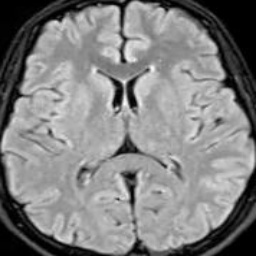
#> input picture dataset/Brain MRI Images/Train/Normal/Normal (101).jpg, 256 x 256 px
$ python -i segmentation.py   (imports and definitions only)
#> lines starting #> are read from the running program, lines starting #| are printed output that depends on the picture; after the words box and inside, x2 and y2 are one past the last pixel; in counts of white or black regions, pixels touching at a corner belong together
#> further down, picture is the input picture: shape (256, 256); min 0, max 253, mean 129.1
import cv2
import numpy as np
from typing import List, Dict, Tuple

def segment_image(img: np.ndarray, method: str = 'otsu', adaptive_blocksize: int = 35, adaptive_C: int = 5,
morph_open: int = 3, morph_close: int = 5, min_area_px: int = 50) -> np.ndarray:
#> called with method = 'otsu', adaptive_blocksize = 35, adaptive_C = 5, morph_open = 3, morph_close = 5, min_area_px = 50
    gray = img.copy()
    if method == 'adaptive':
        bs = adaptive_blocksize if adaptive_blocksize % 2 == 1 else adaptive_blocksize + 1
        mask = cv2.adaptiveThreshold(gray, 255, cv2.ADAPTIVE_THRESH_GAUSSIAN_C,
                                        cv2.THRESH_BINARY, bs, adaptive_C)
    elif method == 'threshold':
        th = int(np.mean(gray) + np.std(gray)*0.5)
        _, mask = cv2.threshold(gray, th, 255, cv2.THRESH_BINARY)
    else:
        _, mask = cv2.threshold(gray, 0, 255, cv2.THRESH_BINARY + cv2.THRESH_OTSU)
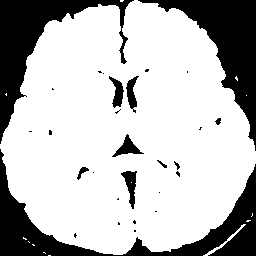
#> mask: shape (256, 256); 73.4% white; 29 black regions (18 under 20 px), largest, box (x1, y1, x2, y2) and area: (0, 149, 256, 256) 6081, (138, 0, 256, 151) 5156, (0, 0, 134, 144) 4920

    # invert if foreground too large
    if np.sum(mask==255) > 0.5 * mask.size:
        mask = cv2.bitwise_not(mask)

    kernel_open = cv2.getStructuringElement(cv2.MORPH_ELLIPSE, (morph_open, morph_open))
    kernel_close = cv2.getStructuringElement(cv2.MORPH_ELLIPSE, (morph_close, morph_close))
    mask = cv2.morphologyEx(mask, cv2.MORPH_OPEN, kernel_open)
#> mask: shape (256, 256); 26.4% white; 18 white regions (6 under 20 px), largest, box (x1, y1, x2, y2) and area: (139, 0, 256, 146) 5146, (0, 0, 133, 142) 4784, (122, 166, 256, 256) 3068
    mask = cv2.morphologyEx(mask, cv2.MORPH_CLOSE, kernel_close)
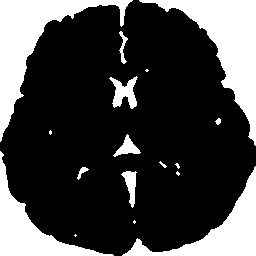
#> mask: shape (256, 256); 26.7% white; 17 white regions (6 under 20 px), largest, box (x1, y1, x2, y2) and area: (139, 0, 256, 146) 5163, (0, 0, 133, 142) 4808, (122, 166, 256, 256) 3217

    # remove small components
    num_labels, labels, stats, centroids = cv2.connectedComponentsWithStats(mask, connectivity=8)
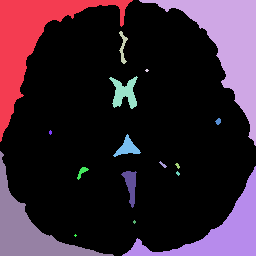
#> labels: shape (256, 256) int32; 18 distinct labels, from 0 to 17; one colour per label, 0 black
#> num_labels = 18; stats = 18 rows, first 6: [0, 0, 256, 256, 48008], [0, 0, 133, 142, 4808], [139, 0, 117, 146, 5163], [119, 31, 9, 33, 119], [145, 69, 4, 3, 8], [109, 76, 29, 33, 493]; centroids = 18 rows, first 8: [126.5, 131.9], [30.27, 39.74], [228.3, 43.63], [122.5, 46.9], [146.5, 70], [124, 92.34], [217.9, 121], [50, 132]
    final_mask = np.zeros_like(mask)
    for i in range(1, num_labels):
        area = stats[i, cv2.CC_STAT_AREA]
        if area >= min_area_px:
            final_mask[labels == i] = 255
#> this loop made 17 passes
#> area on passes 1, 2, 3, 5, 6, 8, 9, 10, 12, 13, 14: 4808, 5163, 119, 493, 28, 258, 3013, 21, 60, 3217, 288
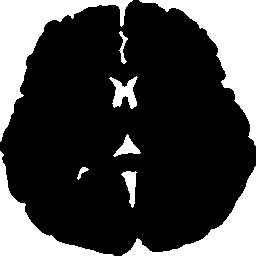
#> final_mask: shape (256, 256); 26.6% white; 9 white regions, largest, box (x1, y1, x2, y2) and area: (139, 0, 256, 146) 5163, (0, 0, 133, 142) 4808, (122, 166, 256, 256) 3217
    return final_mask

def measure_components(mask: np.ndarray, pixel_spacing_x: float = 1.0, pixel_spacing_y: float = 1.0) -> List[Dict]:
    comps = []
    num_labels, labels, stats, centroids = cv2.connectedComponentsWithStats(mask, connectivity=8)
    for i in range(1, num_labels):
        area_px = int(stats[i, cv2.CC_STAT_AREA])
        x = int(stats[i, cv2.CC_STAT_LEFT])
        y = int(stats[i, cv2.CC_STAT_TOP])
        w = int(stats[i, cv2.CC_STAT_WIDTH])
        h = int(stats[i, cv2.CC_STAT_HEIGHT])
        cx, cy = centroids[i]
        area_mm2 = area_px * pixel_spacing_x * pixel_spacing_y
        comps.append({
            'label': i,
            'area_px': area_px,
            'area_mm2': area_mm2,
            'bbox': (x, y, w, h),
            'centroid': (float(cx), float(cy))
        })
    return comps


def overlay_mask_on_image(img_gray: np.ndarray, mask: np.ndarray, color: Tuple[int,int,int]=(255,0,0), alpha: float=0.4) -> np.ndarray:
    img_rgb = cv2.cvtColor(img_gray, cv2.COLOR_GRAY2RGB)
    overlay = img_rgb.copy()
    overlay[mask==255] = color
    out = cv2.addWeighted(overlay, alpha, img_rgb, 1-alpha, 0)
    return out


def annotate_image(img_rgb: np.ndarray, components: List[Dict]) -> np.ndarray:
    out = img_rgb.copy()
    font = cv2.FONT_HERSHEY_SIMPLEX
    for comp in components:
        x,y,w,h = comp['bbox']
        area_px = comp['area_px']
        area_mm2 = comp['area_mm2']
        centroid = (int(comp['centroid'][0]), int(comp['centroid'][1]))
        cv2.rectangle(out, (x,y), (x+w, y+h), (0,255,0), 2)
        text = f"{area_px} px / {area_mm2:.1f} mm2"
        cv2.putText(out, text, (x, max(10,y-5)), font, 0.5, (0,255,0), 1, cv2.LINE_AA)
        cv2.circle(out, centroid, 3, (0,255,255), -1)
    return out

>>> import cv2
>>> picture = cv2.imread('../../dataset/Brain MRI Images/Train/Normal/Normal (101).jpg', cv2.IMREAD_GRAYSCALE)
>>> result = segment_image(picture)

$ run again, on dataset/Brain MRI Images/Train/Normal/Normal (104).jpg
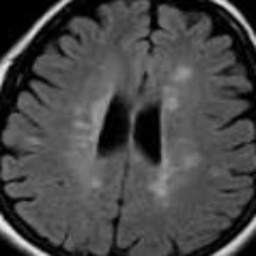
#> input picture dataset/Brain MRI Images/Train/Normal/Normal (104).jpg, 256 x 256 px
#> picture is the input picture: shape (256, 256); min 0, max 237, mean 71.8
#> in segment_image, `_, mask = cv2.threshold(gray, 0, 255, cv2.THRESH_BINARY + cv2.THRESH_O..`:
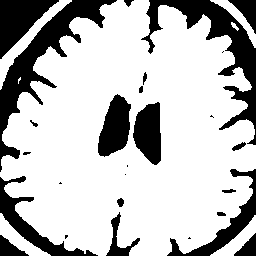
#> mask: shape (256, 256); 74.4% white; 27 black regions (8 under 20 px), largest, box (x1, y1, x2, y2) and area: (0, 0, 117, 172) 3901, (141, 0, 256, 145) 3702, (0, 0, 59, 59) 1736
#> labels: shape (256, 256) int32; 21 distinct labels, from 0 to 20
#> num_labels = 21; stats = 21 rows, first 6: [0, 0, 256, 256, 48727], [0, 0, 59, 59, 1734], [0, 0, 117, 160, 3921], [124, 0, 9, 7, 37], [143, 0, 113, 130, 3690], [228, 0, 28, 34, 427]; centroids = 21 rows, first 8: [130.2, 135.5], [18.88, 19.4], [41.11, 59.74], [127.8, 2.05], [217.8, 44.86], [246.7, 10.36], [144.5, 77], [140.6, 89.23]
#> the loop in segment_image, `for i in range(1, num_labels):` made 20 passes
#> area on passes 1 to 8: 1734, 3921, 37, 3690, 427, 26, 22, 2703
#> after the loop in segment_image, `for i in range(1, num_labels):`:
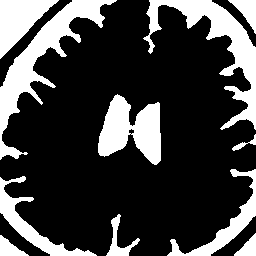
#> final_mask: shape (256, 256); 25.3% white; 11 white regions, largest, box (x1, y1, x2, y2) and area: (0, 0, 117, 160) 3921, (143, 0, 256, 130) 3690, (98, 94, 161, 165) 2703

$ run again, on dataset/Brain MRI Images/Train/Normal/Normal (105).jpg
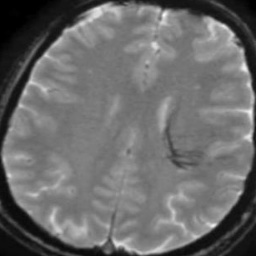
#> input picture dataset/Brain MRI Images/Train/Normal/Normal (105).jpg, 256 x 256 px
#> picture is the input picture: shape (256, 256); min 0, max 246, mean 107.1
#> in segment_image, `_, mask = cv2.threshold(gray, 0, 255, cv2.THRESH_BINARY + cv2.THRESH_O..`:
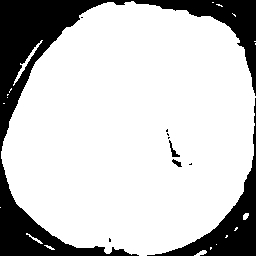
#> mask: shape (256, 256); 78% white; 10 black regions (6 under 20 px), largest, box (x1, y1, x2, y2) and area: (0, 0, 256, 256) 11244, (147, 98, 256, 256) 3063, (169, 140, 180, 157) 58, (172, 159, 182, 167) 39
#> in segment_image, `num_labels, labels, stats, centroids = cv2.connectedComponentsWithStat..`:
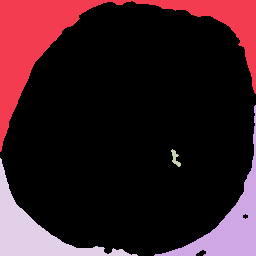
#> labels: shape (256, 256) int32; 5 distinct labels, from 0 to 4; one colour per label, 0 black
#> num_labels = 5; stats = [[0, 1, 256, 255, 50872], [0, 0, 256, 152, 8284], [154, 105, 102, 151, 3089], [171, 149, 10, 18, 80], [0, 158, 138, 98, 3211]]; centroids = [[133.2, 130], [90.35, 35.2], [230.5, 224.9], [175, 157.8], [33.4, 232.2]]
#> the loop in segment_image, `for i in range(1, num_labels):` made 4 passes
#> area on passes 1 to 4: 8284, 3089, 80, 3211

$ run again, on dataset/Brain MRI Images/Train/Normal/Normal (106).jpg
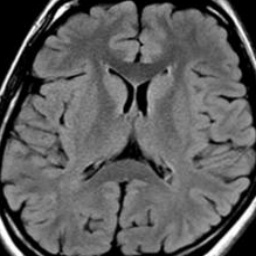
#> input picture dataset/Brain MRI Images/Train/Normal/Normal (106).jpg, 256 x 256 px
#> picture is the input picture: shape (256, 256); min 0, max 255, mean 93.1
#> in segment_image, `_, mask = cv2.threshold(gray, 0, 255, cv2.THRESH_BINARY + cv2.THRESH_O..`:
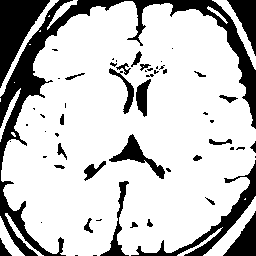
#> mask: shape (256, 256); 77.7% white; 59 black regions (32 under 20 px), largest, box (x1, y1, x2, y2) and area: (0, 0, 256, 256) 6611, (0, 0, 50, 88) 2050, (131, 160, 256, 256) 1558
#> labels: shape (256, 256) int32; 38 distinct labels, from 0 to 37
#> num_labels = 38; stats = 38 rows, first 6: [0, 0, 256, 256, 50339], [0, 0, 125, 171, 5642], [132, 0, 124, 129, 2301], [227, 0, 29, 55, 749], [140, 43, 3, 3, 6], [133, 51, 24, 26, 140]; centroids = 38 pairs, first value 3.36 to 253.5, second value 17.61 to 249.7
#> the loop in segment_image, `for i in range(1, num_labels):` made 37 passes
#> area on passes 1, 2, 3, 5, 6, 7, 9, 10: 5642, 2301, 749, 140, 719, 21, 26, 66
#> after the loop in segment_image, `for i in range(1, num_labels):`:
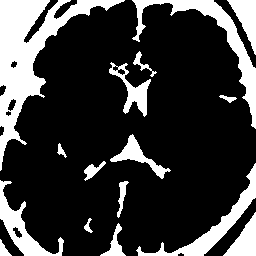
#> final_mask: shape (256, 256); 22.6% white; 16 white regions, largest, box (x1, y1, x2, y2) and area: (0, 0, 125, 171) 5642, (132, 0, 256, 129) 2301, (136, 163, 256, 256) 1646
